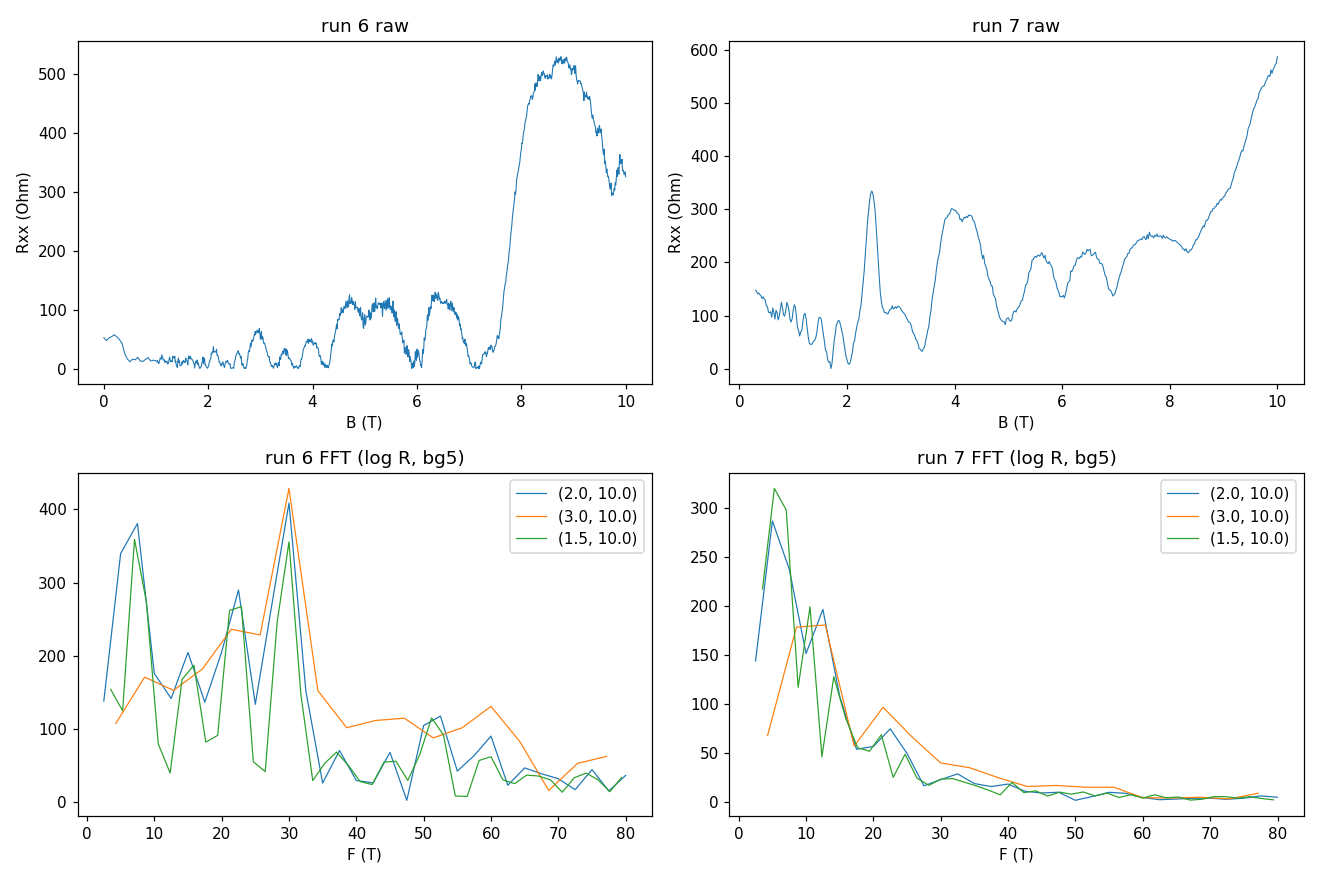

Source code (Python):
import numpy as np, matplotlib; matplotlib.use("Agg"); import matplotlib.pyplot as plt
from hera.analysis import open_run, summarize_run, resolve_channels, sdh_fft, sdh_onset
out = {}
fig, ax = plt.subplots(2, 2, figsize=(12, 8))
for k, rid in enumerate([6, 7]):
    r = open_run(f"data/{rid}")
    print(f"=== run {rid} ===\n{summarize_run(r)}")
    print("comments:", r.meta["comments"])
    B = r.col(r.swept_axis) if r.swept_axis in r.cols else r.col_at(1)
    ch = {c.cid: c for c in resolve_channels(r.meta)}
    I = r.col("sr0_X") / ch["sr0"].gain
    R = np.abs((r.col("sr1_X") / ch["sr1"].gain) / I)
    o = np.argsort(B); B, R = B[o], R[o]
    print(f"B {B.min():.3f}..{B.max():.3f}, N={len(B)}, R {R.min():.1f}..{R.max():.1f} Ohm, R(Bmin)={R[0]:.1f}, R(Bmax)={R[-1]:.1f}; I {I.min()*1e9:.2f}..{I.max()*1e9:.2f} nA")
    print(f"Igate tg {r.col('k_2400_tg_curr').min()*1e12:.0f}..{r.col('k_2400_tg_curr').max()*1e12:.0f} pA; T {r.col('T_sample').min():.3f}..{r.col('T_sample').max():.3f}")
    ax[0, k].plot(B, R, lw=0.7); ax[0, k].set_xlabel("B (T)"); ax[0, k].set_ylabel("Rxx (Ohm)"); ax[0, k].set_title(f"run {rid} raw")
    try:
        on = sdh_onset(R, B, b_lo=0.5, r_full_scale=50e-6/1e-8)
        print(on.summary())
    except Exception as e:
        print("sdh_onset:", type(e).__name__, e)
    for br, c in [((2.0, 10.0), "C0"), ((3.0, 10.0), "C1"), ((1.5, 10.0), "C2")]:
        f, sp = sdh_fft(R[:, None], B, b_range=br, nfft=4096, bg_degree=5)
        sp = sp[0]
        m = (f > 2) & (f < 80)
        ax[1, k].plot(f[m], sp[m], c, lw=0.8, label=f"{br}")
        pk = np.argsort(sp[m])[::-1]
        ff = f[m]; ss = sp[m]
        # local maxima
        from scipy.signal import find_peaks
        p, _ = find_peaks(ss, prominence=0.1 * ss.max())
        print(f"FFT b_range {br}: peaks " + ", ".join(f"{ff[i]:.1f}T({ss[i]/ss.max():.2f})" for i in p[np.argsort(-ss[p])][:6]))
    ax[1, k].set_xlabel("F (T)"); ax[1, k].legend(); ax[1, k].set_title(f"run {rid} FFT (log R, bg5)")
fig.tight_layout(); fig.savefig("hera_scratch/sdh_spots.png", dpi=110)
